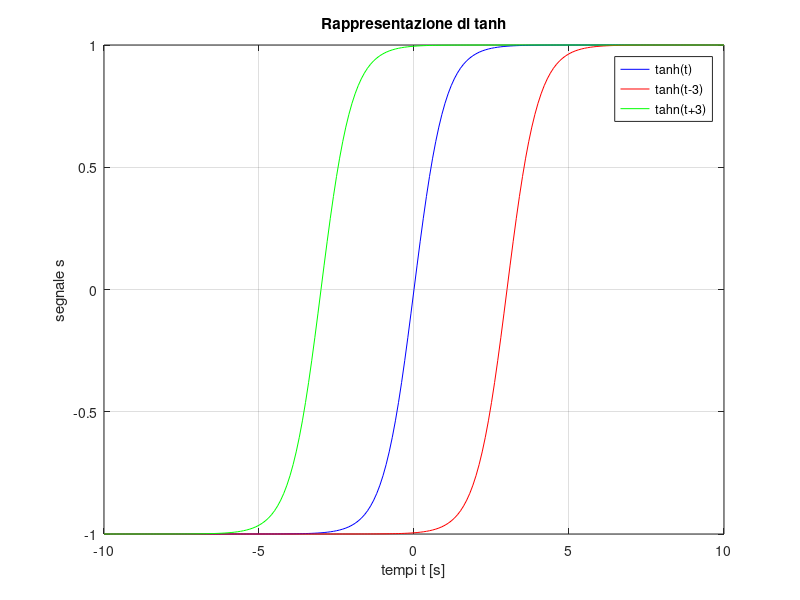
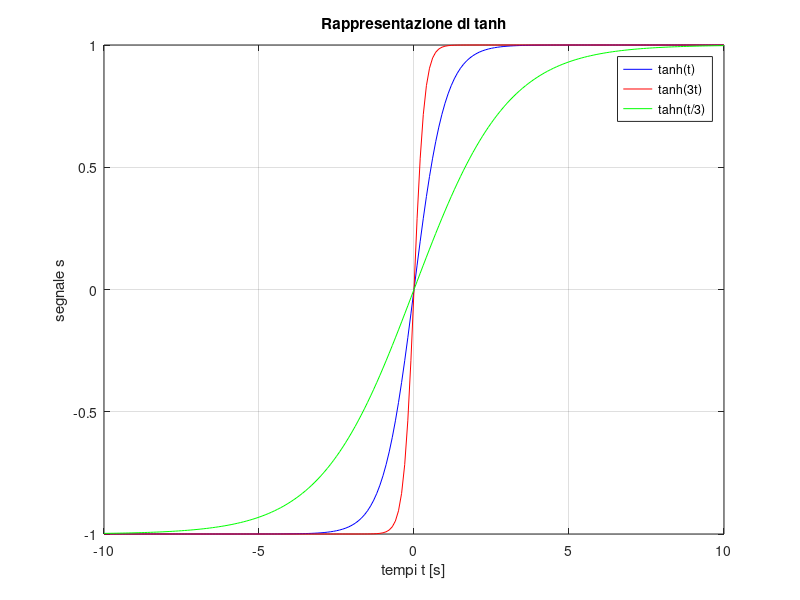
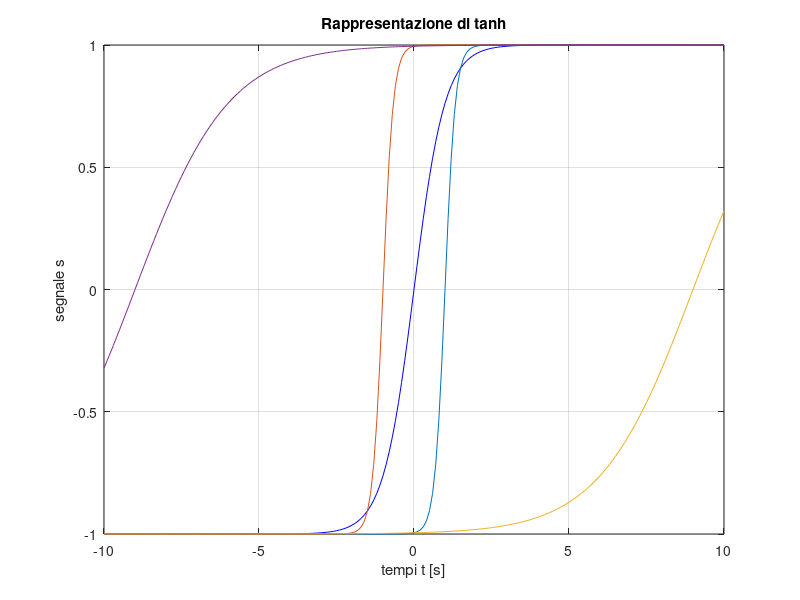

Write MATLAB code to recreate these figures, in order.
close all
clear
clc

t = -10:0.1:10;
s = tanh(t);
s1 = tanh(t-3);
s2 = tanh(t+3);

figure
plot(t,s,'b')
hold on
plot(t,s1,'r')
plot(t,s2,'g')
hold off
grid on
xlabel('tempi t [s]')
ylabel('segnale s')
title('Rappresentazione di tanh')
legend('tanh(t)', 'tanh(t-3)', 'tahn(t+3)')

z1 = tanh(3*t);
z2 = tanh(t/3);

figure
plot(t,s,'b')
hold on
plot(t,z1,'r')
plot(t,z2,'g')
hold off
grid on
xlabel('tempi t [s]')
ylabel('segnale s')
title('Rappresentazione di tanh')
legend('tanh(t)', 'tanh(3t)', 'tahn(t/3)')

w1 = tanh(3*t-3);
w2 = tanh(3*t+3);
w3 = tanh(t/3-3);
w4 = tanh(t/3+3);

figure
plot(t,s,'b')
hold on
plot(t,w1)
plot(t,w2)
plot(t,w3)
plot(t,w4)
hold off
grid on
xlabel('tempi t [s]')
ylabel('segnale s')
title('Rappresentazione di tanh')
%legend('tanh(t)', 'tanh(3t)', 'tahn(t/3)')
